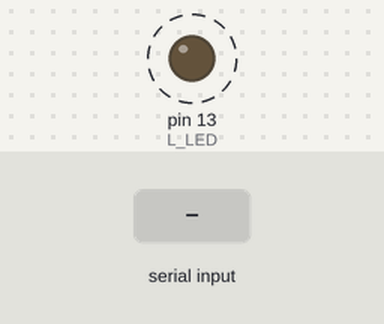
The sketch below on a simulated Arduino Uno, built with avr-gcc and run on an emulated ATmega328P. On the bench: output pins drawn as LEDs (lit = HIGH). Dashed ring = blinking. Inputs (shaded band) come from the test bench. What the sketch prints to the serial monitor is not drawn.

Above: at 1.2 s.
1.3 s: byte 30 received over Serial
3.5 s: byte 90 received over Serial
5.5 s: byte 120 received over Serial
Timing chart, 0 to 13.5 s (numbered marks = the images above; inputs shaded):
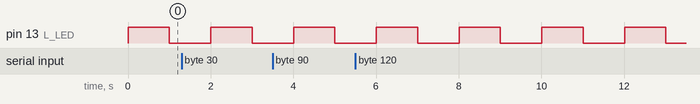

Measured:
- by itself, pin 13 (L_LED): alternates HIGH for 1.0 s and LOW for 1.0 s

The sketch:

TestSerial.ino
```cpp
#define L_LED 13

unsigned long t0, t1;

void setup() {
  // open serial communications and wait for port to open:
  Serial.begin(57600);
  // initialize digital pin 13 as an output.
  pinMode(L_LED, OUTPUT);
  digitalWrite(L_LED, HIGH);   // turn the LED on (HIGH is the voltage level)
  t0 = millis();
}

void loop() {
  if (Serial.available()) {
    char c = Serial.read();
    Serial.print(c);
  }
  t1 = millis();
  if ((t1 - t0)> 1000) {;
    t0 = t1;
    digitalWrite(L_LED, not digitalRead(L_LED));
  }
}
```
